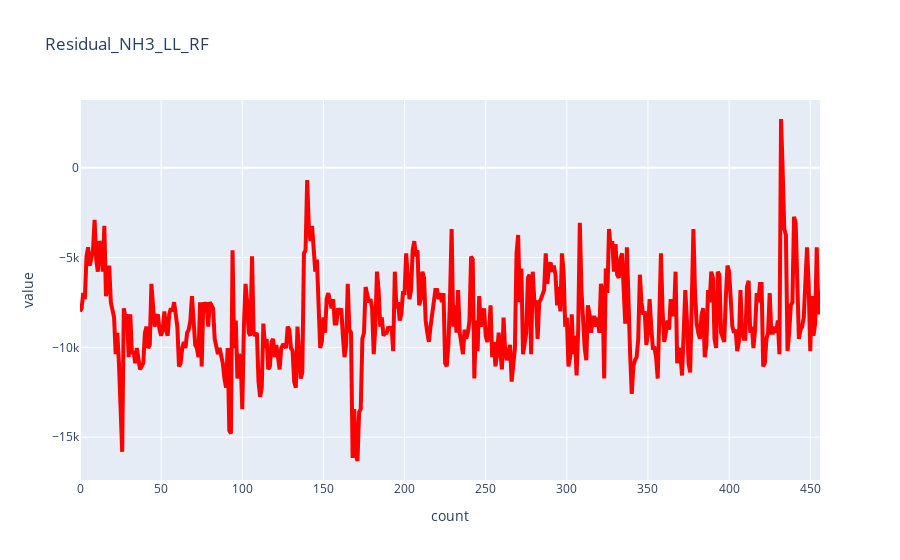

The notebook cell this image was saved under:
### Code cell
#Plotting trend Residual#
path=r"D:\OneDrive - TATA INDUSTRIES LIMITED - TATA INSIGHTS & QUANTS DIVISION\TSL\TSJ\Steel_Making\Coke_Plant\New_ByProduct\Phase_2\NH3_LL\RandomForest"

import plotly.graph_objects as go
fig = go.Figure()

fig.add_trace(go.Scatter(x=df1.index, y=df1['Residual'], name='Residual',
line=dict(color='red', width=4)))

fig.update_layout(title='Residual_NH3_LL_RF',
# yaxis_range=[-1,1],                 
xaxis_title='count',
yaxis_title='value')
fig.write_html(path+"\\plot\\"+"nh3ll_residual_plot_v5_unseen_4_raw_Try1"+".html")
fig.show()

### Figure 1 — Plotly figure (JSON) as saved in the notebook; plotly's stock layout.template omitted (floating-point values rounded to 4 significant figures; data arrays with more than 128 entries replaced by an {"elided": "..."} marker saying what was removed)
{"data": [{"line": {"color": "red", "width": 4}, "name": "Residual", "type": "scatter", "x": {"elided": "457 int values"}, "y": {"elided": "457 float values"}}], "layout": {"title": {"text": "Residual_NH3_LL_RF"}, "xaxis": {"title": {"text": "count"}}, "yaxis": {"title": {"text": "value"}}}}
